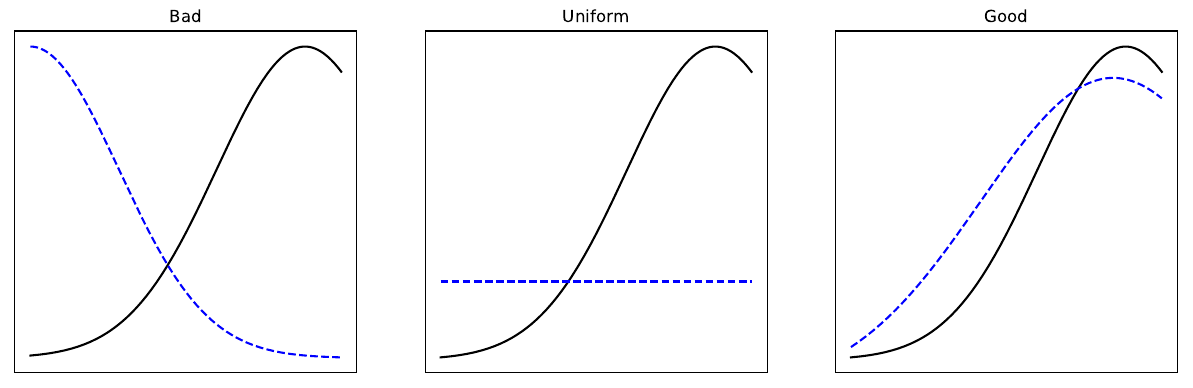

Recreate this plot in Python.
import matplotlib.pyplot as plt
import numpy as np

def f(x):
    return np.exp(-(x - 2.2)**2)

def n(x, eta):
    return np.exp(-(x - 0)**2) - eta

def d(x, eta):
    return np.exp(-((x - 2.1) / 1.5)**2) - eta

def u(x):
    return 0.25 + x * 0.000000001

dispRatio = 1

t1 = np.arange(0.0, 2.5, 0.01)

a = plt.subplot2grid((1, 3), (0, 0))
a.plot(t1, f(t1), 'k')
a.plot(t1, n(t1, 0.0), 'b--')
a.set(aspect=1.0/a.get_data_ratio()*dispRatio, adjustable='box-forced')
plt.title('Bad')

frame = plt.gca()
frame.axes.get_xaxis().set_visible(False)
frame.axes.get_yaxis().set_visible(False)

b = plt.subplot2grid((1, 3), (0, 1))

b.plot(t1, f(t1), 'k')
b.plot(t1, u(t1), 'b--')
b.set(aspect=1.0/b.get_data_ratio()*dispRatio, adjustable='box-forced')
plt.title('Uniform')

frame = plt.gca()
frame.axes.get_xaxis().set_visible(False)
frame.axes.get_yaxis().set_visible(False)


c = plt.subplot2grid((1, 3), (0, 2))
c.plot(t1, f(t1), 'k')
c.plot(t1, d(t1, 0.1), 'b--')
c.set(aspect=1.0/c.get_data_ratio()*dispRatio, adjustable='box-forced')
frame = plt.gca()
frame.axes.get_xaxis().set_visible(False)
frame.axes.get_yaxis().set_visible(False)
plt.title('Good')

fig = plt.gcf()
fig.set_size_inches(15, 5)

#plt.show()
plt.savefig('importancesampling.pdf', bbox_inches='tight', dpi=1200)
